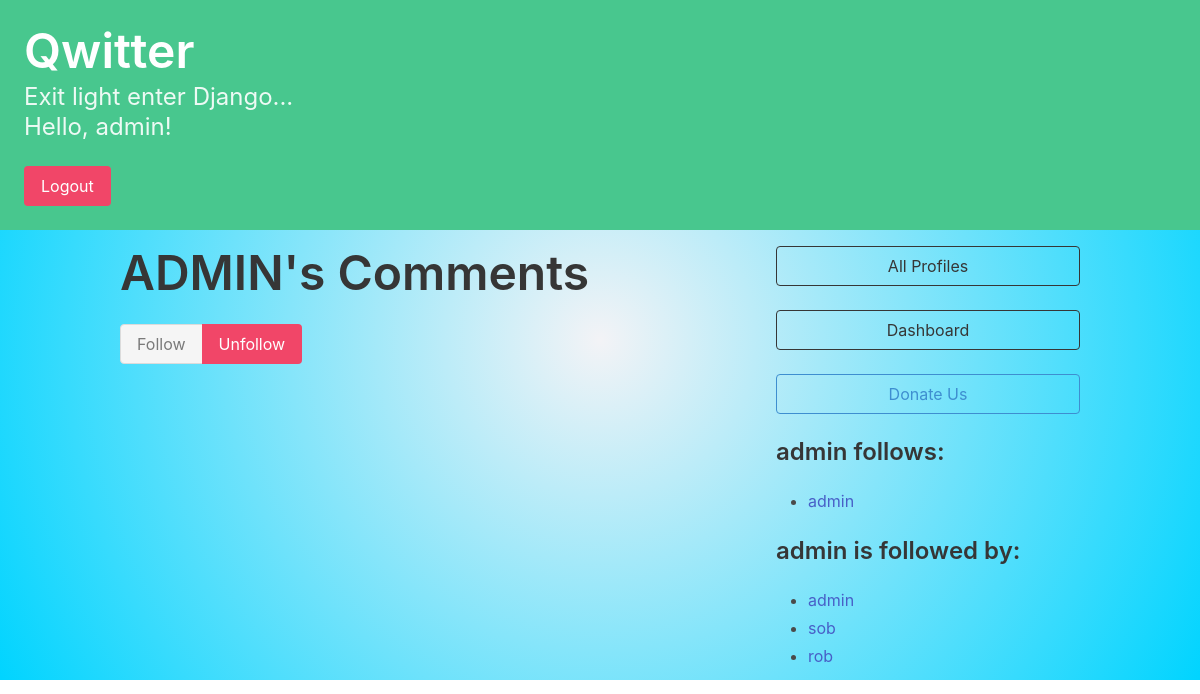
/profile/4 (signed in), run on an earlier commit of the app's database.
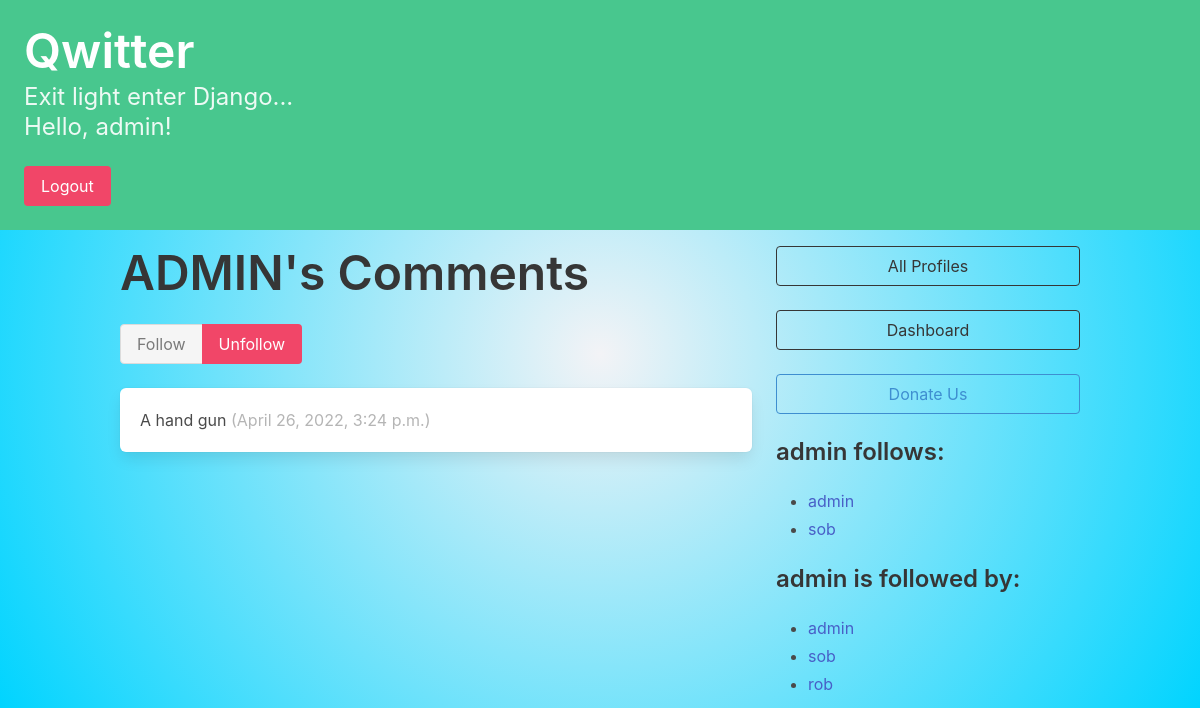
And on a later commit of the database.
### main_app/models.py (models this page shows, shortened)
class Profile(models.Model):
    user = models.OneToOneField(User, on_delete=models.CASCADE)
    follows = models.ManyToManyField("self", related_name="followed_by",
    symmetrical=False, blank=True)
    def __str__(self):
        return self.user.username

class Comments(models.Model):
    user = models.ForeignKey(User, related_name="comments", on_delete=models.DO_NOTHING,blank=True)
    body = models.CharField(max_length=140)
    created_at = models.DateTimeField(auto_now_add=True)

### main_app/views.py (the view, shortened to what this page needs)
# urls.py: path("profile/<int:pk>", profile, name="profile"),
@login_required(login_url='http://127.0.0.1:8000/')
def profile(request, pk):
    if not hasattr(request.user, 'profile'):
        missing_profile = Profile(user=request.user)
        missing_profile.save()
    profile = Profile.objects.get(pk=pk)
    return render(request, "profile.html", {"profile": profile})

### templates/profile.html (shortened to what this page needs)
{% extends 'base.html' %}
{% block content %}
<div class="column">
    <div class="block">
    <h1 class="title is-1">
        {{profile.user.username|upper}}'s Comments
    </h1>
    <form method="post">
        <div class="buttons has-addons">
        {% if profile in user.profile.follows.all %}
            <button class="button is-success is-static">
                Follow
            </button>
            <button class="button is-danger"
                    name="follow"
                    value="unfollow">
                Unfollow
            </button>
        {% endif %}
        </div>
    </form>
    </div>
    <div class="content">
        {% for comment in profile.user.comments.all %}
            <div class="box">
                {{ comment.body }}
                <span class="is-small has-text-grey-light">
                    ({{ comment.created_at }})
                </span>
            </div>
        {% endfor %}
    </div>
</div>
<div class="column is-one-third">
    <div class="block">
        <a href="{% url 'main_app:profile_list' %}">
            <button class="button is-dark is-outlined is-fullwidth">
                All Profiles
            </button>
        </a>
    </div>
        <div class="block">
        <a href="{% url 'main_app:dashboard' %} ">
            <button class="button is-dark is-outlined is-fullwidth">
                Dashboard
            </button>
        </a>
      </div>
      <div class="block">
        <a href="{% url 'main_app:donate' %} ">
            <button class="button is-info is-outlined is-fullwidth">
                Donate Us
            </button>
        </a>
    </div>
    <div class="block">
        <h3 class="title is-4">
            {{profile.user.username}} follows:
        </h3>
        <div class="content">
            <ul>
            {% for following in profile.follows.all %}
                <li>
                    <a href="{% url 'main_app:profile' following.id %} ">
                        {{ following }}
                    </a>
                </li>
            {% endfor %}
            </ul>
        </div>
    </div>
    <div class="block">
        <h3 class="title is-4">
            {{profile.user.username}} is followed by:
        </h3>
        <div class="content">
            <ul>
            {% for follower in profile.followed_by.all %}
                <li>
                    <a href="{% url 'main_app:profile' follower.id %} ">
                        {{ follower }}
                    </a>
                </li>
            {% endfor %}
            </ul>
        </div>
    </div>
</div>
{% endblock content %}

What changed in the data, as far as the page shows it:
added Comments: body "A hand gun", created_at "April 26, 2022, 3:24 p.m."
now on one of the page's lists (row unchanged): Profile: user.username "sob"
